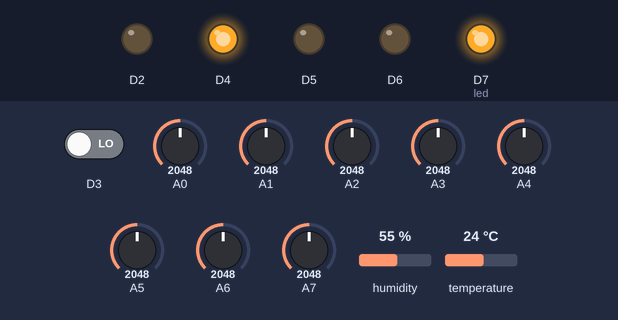
The sketch below on a simulated Particle Photon. Parts: output pins drawn as LEDs (lit = HIGH). The inputs (shaded band) are chosen by the test bench; at power-on: D3 LOW, A0 = 2048, A1 = 2048, A2 = 2048, A3 = 2048, A4 = 2048, A5 = 2048, A6 = 2048, A7 = 2048, humidity 55 %, temperature 24 °C.

Above: at 0.05 s.
At 5.1 s:
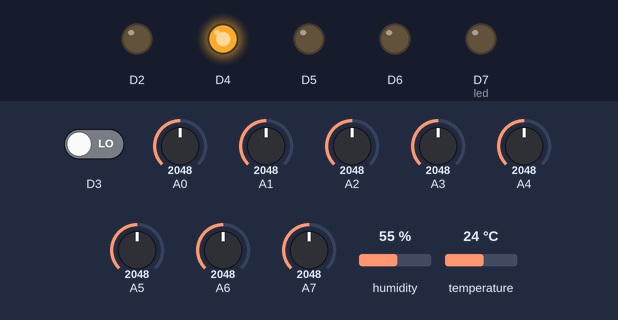
Timing chart, 0 to 13.1 s (numbered marks = the images above):
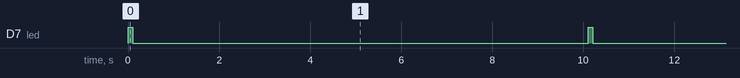

Measured:
- by itself, D7 (led): alternates HIGH for 0.11 s and LOW for 10.0 s

The sketch:

monitoring_code.ino
```cpp
// This #include statement was automatically added by the Particle IDE.
#include <Adafruit_Si7021.h>


Adafruit_Si7021 sensor = Adafruit_Si7021();

//       Serial.print("Humidity:    "); Serial.print(sensor.readHumidity(), 2);
//   Serial.print("\tTemperature: "); Serial.println(sensor.readTemperature(), 2);
//   delay(100);


//Simple Base Code for MAE 221 Fall 2016 Final Project
//This code allows for all ports to be read simultaneously, while setting points one at a time or all at once
//Send all port values as a nice json value to the "big_brother" variable
#include "math.h"

char publishString[200]; //a place holer for the publish string
int waiter = 10000; //in ms
int samps = 50; //sampler counter for smooth smoothness


void setup() //run this loop just once upon start, or upon reset
{
  //We'll use these to send the digital state
  Particle.function("setOutput", setOutput);
  Particle.function("setOutputs", setOutputs);


  sensor.begin();

  //set analog pins to input mode
  pinMode(A0, INPUT);
  pinMode(A1, INPUT);
  pinMode(A2, INPUT);
  pinMode(A3, INPUT);
  pinMode(A4, INPUT);
  pinMode(A5, INPUT);
  pinMode(A6, INPUT);
  pinMode(A7, INPUT);

  //set digital pins not used by MAX31855 (4,5,6) to output mode
  pinMode(D2, OUTPUT);
  pinMode(D3, INPUT);
  pinMode(D4, OUTPUT);
  pinMode(D5, OUTPUT);
  pinMode(D6, OUTPUT);
  pinMode(D7, OUTPUT); //led


  pinMode(D3, INPUT);
  digitalWrite(D4,HIGH);
  digitalWrite(D2,LOW);

}

void loop() //repeat this loop forever
{
    digitalWrite(7,1);
    //declare pin labels as integers
    int a0 = 0;
    int a1 = 0;
    int a2 = 0;
    int a3 = 0;
    int a4 = 0;
    int a5 = 0;
    int a6 = 0;
    int a7 = 0;

    int d2;
    int d3;
    int d4;
    int d5;
    int d6;

    //average the readings at each port for stability
    for (int j = 0; j < samps; j++) //sum values samps times
   {
     a0 += analogRead(A0);
     a1 += analogRead(A1);
     a2 += analogRead(A2);
     a3 += analogRead(A3);
     a4 += analogRead(A4);
     a5 += analogRead(A5);
     a6 += analogRead(A6);
     a7 += analogRead(A7);

   }

    // take the average
    a0 = a0/samps;
    a1 = a1/samps;
    a2 = a2/samps;
    a3 = a3/samps;
    a4 = a4/samps;
    a5 = a5/samps;
    a6 = a6/samps;
    a7 = a7/samps;

    d2 = digitalRead(2);
    d3 = digitalRead(3);
    d4 = digitalRead(4);
    d5 = digitalRead(5);
    d6 = digitalRead(6);

    double T = sensor.readTemperature();
    double H = sensor.readHumidity();

    //wait countto clicks before sending publish data; blink the led every X to let us know how hard it's working
    sprintf(publishString,"{\"a0\": %d, \"a1\": %d, \"a2\": %d,\"a3\": %d,\"a4\": %d,\"a5\": %d,\"a6\": %d,\"a7\": %d,\"T\": %f,\"H\": %f,\"d2\": %d,\"d3\": %d}",a0,a1,a2,a3,a4,a5,a6,a7,T,H,d2,d3);
    //sprintf(publishString,"{\"T\": %d,\"H\": %d}",T,H);
    Particle.publish("pleesr_state",publishString);

    digitalWrite(7,0);

    delay(waiter);

}

//set one input
int setOutput(String potter)
{
  //break the input string down into two parts.  1st in the bit to control, second is the value.  e.g. 41 means 'pin 4 high', 30 means 'pin 3 low'
  digitalWrite(potter.charAt(0)-48,potter.charAt(1)-48); //subtract 48 to make sense of ascii (i.e. ascii(48) = 0)
  return potter.toInt();
}

//set all inputs at once
int setOutputs(String potter)
{
  //break the input string down into bit parts, update all.  e.g. 1001 sets 0 and 3 high, 1 and 2 low
  digitalWrite(0,potter.charAt(0)-48); //subtract 48 to make sense of ascii (i.e. ascii(48) = 0)
  digitalWrite(1,potter.charAt(1)-48); //subtract 48 to make sense of ascii (i.e. ascii(48) = 0)
  digitalWrite(2,potter.charAt(2)-48); //subtract 48 to make sense of ascii (i.e. ascii(48) = 0)
  digitalWrite(3,potter.charAt(3)-48); //subtract 48 to make sense of ascii (i.e. ascii(48) = 0)
  return potter.charAt(0);
}
```
